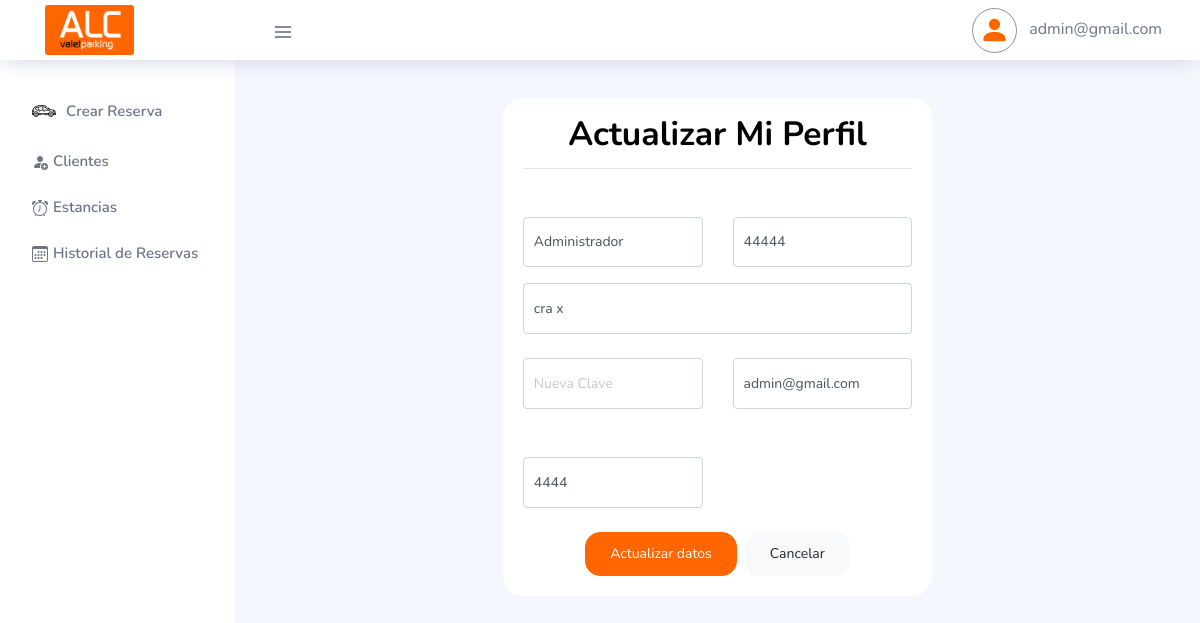
The app's page /dashboard/MiPerfil.php (signed in) with its own data.
### tables this page shows
CREATE TABLE `tbl_clientes` (
  `IdUser` int(10) NOT NULL AUTO_INCREMENT,
  `emailUser` varchar(50) DEFAULT NULL,
  `passwordUser` varchar(250) DEFAULT NULL,
  `nombre_completo` varchar(250) DEFAULT NULL,
  `din` char(50) DEFAULT NULL,
  `direccion_completa` mediumtext DEFAULT NULL,
  `tlf` varchar(20) DEFAULT NULL,
  `conocido_por` varchar(60) DEFAULT NULL,
  `observaciones` mediumtext DEFAULT NULL,
  `terminos` int(11) DEFAULT 1,
  `rol` int(11) DEFAULT 0,
  `sesionDesde` varchar(30) DEFAULT NULL,
  `sesionHasta` varchar(30) DEFAULT NULL,
  `createUser` varchar(30) DEFAULT NULL,
  PRIMARY KEY (`IdUser`)
);

### dashboard/funciones.php (called while the page is built, shortened)
<?php
   function perfilUser($con, $idUser)
   {
       $sqlPerfil = "SELECT
                   IdUser,
                   emailUser,
                   nombre_completo,
                   din,
                   direccion_completa,
                   tlf
               FROM tbl_clientes
               WHERE IdUser='$idUser' LIMIT 1";
       $queryPerfil = mysqli_query($con, $sqlPerfil);
       $data = mysqli_fetch_assoc($queryPerfil);
       return $data;
   }
   ?>

### dashboard/MiPerfil.php (the view, shortened to what this page needs)
<?php
if (isset($_SESSION['emailUser']) != "") {
  $IdUser     = $_SESSION['IdUser'];
?>
  <!DOCTYPE html>
  <html lang="es">
  <body>
    <div class="container-scroller">
      <?php include 'bases/navbar.php' ?>
      <div class="container-fluid page-body-wrapper">
        <?php
        include 'bases/nav.php';
        include 'funciones.php';
        $perfilBD = perfilUser($con, $IdUser);
        ?>
        <div class="main-panel">
          <div class="content-wrapper">
            <div class="row justify-content-md-center">
              <div class="col-md-6 grid-margin stretch-card">
                <div class="card">
                  <div class="card-body">
                    <h1 class="card-title text-center mb-5">Actualizar Mi Perfil
                      <hr>
                    </h1>
                    <form action="funciones.php" method="post" autocomplete="off">
                      <div class="row mb-2">
                        <div class="col-md-6 mb-2">
                          <input type="text" name="nombre_completo" class="form-control form-control-lg" required value="<?php echo $perfilBD['nombre_completo']; ?>" placeholder="Nombre completo" />
                        </div>
                        <div class="col-md-6">
                          <input type="text" name="din" class="form-control form-control-lg" value="<?php echo $perfilBD['din']; ?>" placeholder="DNI" required />
                        </div>
                      </div>
                      <div class="form-group">
                        <input type="text" name="direccion_completa" class="form-control form-control-lg" value="<?php echo $perfilBD['direccion_completa']; ?>" placeholder="Dirección completa" required />
                      </div>
                      <div class="row mb-2">
                        <div class="col-md-6 mb-2">
                          <input type="password" name="passwordUser" class="form-control form-control-lg" placeholder="Nueva Clave" />
                        </div>
                        <div class="col-md-6 mb-2">
                          <input type="email" name="emailUser" class="form-control form-control-lg" placeholder="Email" value="<?php echo $perfilBD['emailUser']; ?>" required />
                        </div>
                      </div>
                      <div class="row mb-2">
                        <div class="col-md-6 mb-3" style="margin-top: 32px !important;">
                          <input type="text" name="tlf" class="form-control form-control-lg" placeholder="Teléfono" value="<?php echo $perfilBD['tlf']; ?>" required />
                        </div>
                      </div>
                      <div class="d-grid gap-2 d-md-flex justify-content-md-center">
                        <button type="submit" class="btn btn-primary mr-2">Actualizar datos</button>
                        <a href="./" class="btn btn-light">Cancelar</a>
                      </div>
                    </form>
                  </div>
                </div>
              </div>
            </div>
          </div>
        </div>
      </div>
    </div>
  </body>
  </html>
<?php
} else { ?>
  <script type="text/javascript">
    location.href = "../acciones/login/exit.php";
  </script>
<?php }  ?>

### assets/custom/css/custom_css.css (style rules this page uses)
.card .card-title { font-size: 2.1rem !important; }
.form-control-lg { padding: 10px !important; }

### records on screen
tbl_clientes: nombre_completo "Administrador", din "44444", direccion_completa "cra x", emailUser "admin@gmail.com", tlf "4444"

### other values on screen
$email "admin@gmail.com"
